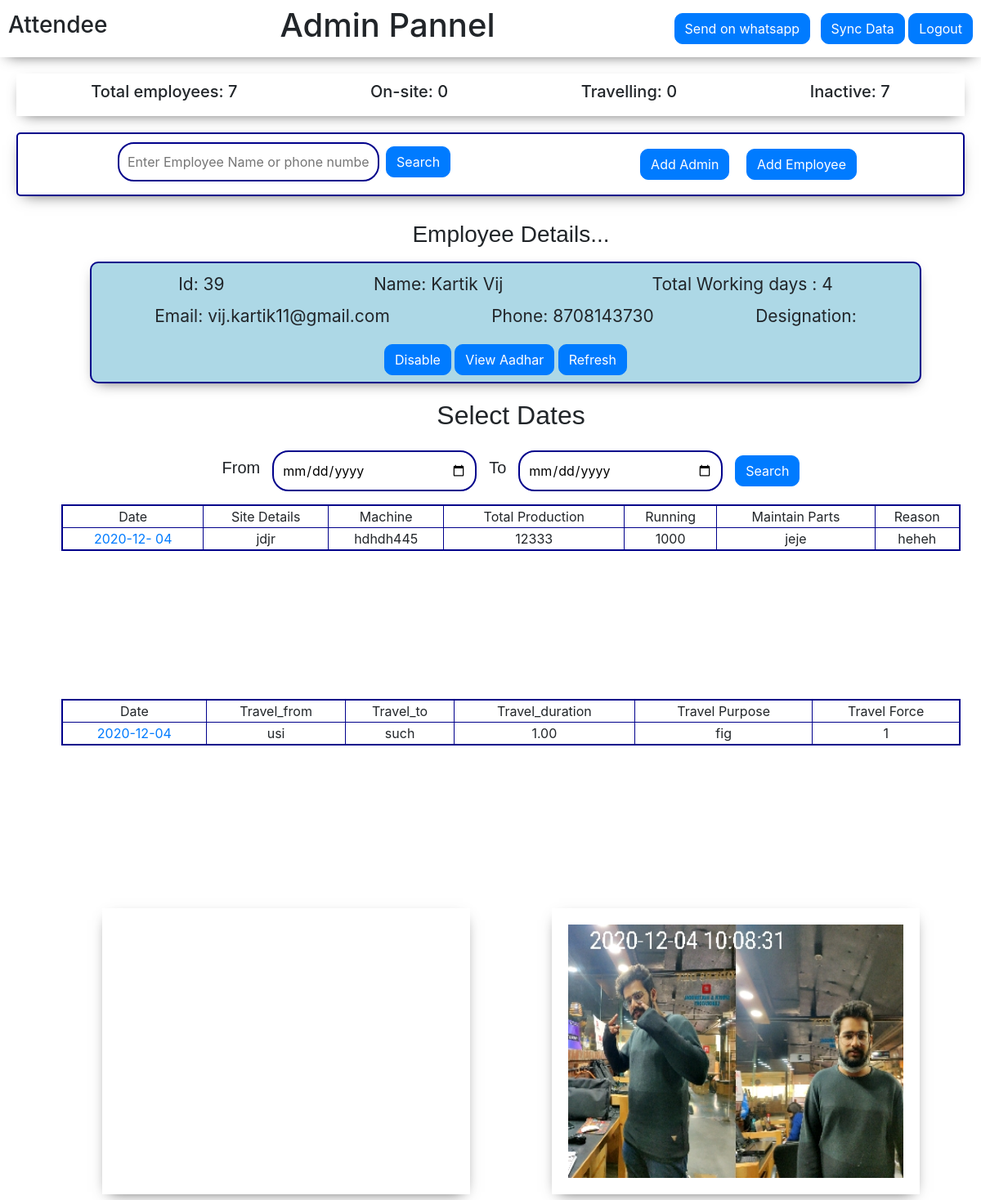
/workdetail/39/2020-12-04 (signed in), run on the app's committed database.
### attende/models.py (models this page shows, shortened)
class Employee(models.Model):
    emp_id = models.AutoField(primary_key=True)
    employee_name = models.CharField(max_length=100)
    employee_phone = models.CharField(max_length=10, validators=[
                                      RegexValidator(r'^\d{1,16}$')], default=0)
    designation = models.CharField(max_length=20)
    employee_username = models.CharField(max_length=25)
    employee_aadhar = models.ImageField(upload_to="attende/aadhar", default="")
    employee_aadharNumber = models.CharField(
        max_length=12, validators=[RegexValidator(r'^\d{1,16}$')], default=0)
    employee_email = models.CharField(max_length=500, default="")
    employee_status = models.IntegerField(default=0)
    employee_workingDates = models.CharField(max_length=250, default="[]")

class OnSite(models.Model):
    employee = models.ForeignKey(Employee, on_delete=models.CASCADE, null=True)
    emp_date = models.DateField()
    emp_latitude = models.DecimalField(
        max_digits=10, decimal_places=5, default=0)
    emp_longitude = models.DecimalField(
        max_digits=10, decimal_places=5, default=0)
    emp_siteInfo = models.CharField(max_length=500, default="")
    emp_work_modelNumber = models.CharField(
        max_length=50, blank=True, null=True)
    emp_totalProdution = models.CharField(max_length=50, blank=True, null=True)
    emp_running = models.CharField(max_length=50, blank=True, null=True)
    emp_maintainParts = models.CharField(
        max_length=500, default="", blank=True)
    emp_partsReason = models.CharField(max_length=500, default="", blank=True)
    maintain_partsImg = models.ImageField(
        upload_to="attende/aadhar", default="", blank=True)

class Travel(models.Model):
    employee = models.ForeignKey(Employee, on_delete=models.CASCADE, null=True)
    emp_date = models.DateField()
    emp_latitudec = models.DecimalField(
        max_digits=10, decimal_places=5, default=0)
    emp_longitudec = models.DecimalField(
        max_digits=10, decimal_places=5, default=0)
    emp_latitude1 = models.DecimalField(
        max_digits=10, decimal_places=5, default=0, blank=True, null=True)
    emp_longitude1 = models.DecimalField(
        max_digits=10, decimal_places=5, default=0, blank=True, null=True)
    emp_latitude2 = models.DecimalField(
        max_digits=10, decimal_places=5, default=0, blank=True, null=True)
    emp_longitude2 = models.DecimalField(
        max_digits=10, decimal_places=5, default=0, blank=True, null=True)
    emp_latitude3 = models.DecimalField(
        max_digits=10, decimal_places=5, default=0, blank=True, null=True)
    emp_longitude3 = models.DecimalField(
        max_digits=10, decimal_places=5, default=0, blank=True, null=True)
    travel_from = models.CharField(max_length=100, default="", blank=True)
    travel_to = models.CharField(max_length=100, default="", blank=True)
    travel_by = models.CharField(max_length=100, default="", blank=True)
    travel_duration = models.DecimalField(
        max_digits=5, decimal_places=2, default=0, blank=True)
    travel_purpose = models.CharField(max_length=100, default="", blank=True)
    travel_Image = models.CharField(max_length=100, default="", blank=True)
    travel_force = models.IntegerField(blank=True, null=True)
    accompanied_emp2 = models.IntegerField(blank=True, null=True)
    accompanied_emp3 = models.IntegerField(blank=True, null=True)
    accompanied_emp4 = models.IntegerField(blank=True, null=True)
    accompanied_emp5 = models.IntegerField(blank=True, null=True)

### attende/views.py (the view)
# urls.py: path('workdetail/<id>/<date>', views.wd, name="wd"),
def wd(request, id, date):
    if request.user.is_authenticated:
        empData = []
        employe = Employee.objects.all()
        for em in employe:
            empData.append(em)
        ed = Employee.objects.filter(emp_id=id)
        employeeworkingdates = len(eval(Employee.objects.filter(emp_id=id).values(
            'employee_workingDates')[0]['employee_workingDates']))
        totalemp = Employee.objects.all().count()
        current_time = datetime.datetime.now()
        onsiteEmployee = OnSite.objects.filter(emp_date=current_time).count()
        travelEmployee = Travel.objects.filter(emp_date=current_time).count()
        inactive = totalemp - (onsiteEmployee+travelEmployee)
        emplcS = OnSite.objects.filter(employee__emp_id=id, emp_date=date)
        emplcT = Travel.objects.filter(employee__emp_id=id, emp_date=date)
        empworkdt = Travel.objects.filter(employee__emp_id=id, emp_date=date)
        empworkds = OnSite.objects.filter(employee__emp_id=id, emp_date=date)
        if request.method == "POST":
            d1 = request.POST['datefrom']
            d2 = request.POST['dateto']
            empwrkt = Travel.objects.filter(
                employee__emp_id=id, emp_date__range=(d1, d2))
            empwrkds = OnSite.objects.filter(
                employee__emp_id=id, emp_date__range=(d1, d2))
            params = {'empData': empData,
                      'empdetail': ed,
                      'totalemp': totalemp,
                      'empwrkt': empwrkt,
                      'empwrkds': empwrkds,
                      'id': id,
                      'emplcS': emplcS,
                      'emplcT': emplcT,
                      'd1': d1,
                      'd2': d2,
                      'totalemp': totalemp,
                      'os': onsiteEmployee,
                      'te': travelEmployee,
                      'inac': inactive,
                      'count': employeeworkingdates}
            return render(request, 'attende/admin.html', params)
        else:
            params = {'empData': empData,
                      'empdetail': ed,
                      'totalemp': totalemp,
                      'empworkdt': empworkdt,
                      'empworkds': empworkds,
                      'id': id,
                      'emplcS': emplcS,
                      'emplcT': emplcT,
                      'd1': "mm-dd-yyyy",
                      'd2': "mm-dd-yyyy",
                      'totalemp': totalemp,
                      'os': onsiteEmployee,
                      'te': travelEmployee,
                      'inac': inactive,
                      'count': employeeworkingdates}
            return render(request, 'attende/admin.html', params)
    else:
        messages.warning(request, "Something went wrong")
        return redirect('/hd')

### templates/attende/admin.html (shortened to what this page needs)
<!doctype html>
<html lang="en">
<head>
    <link rel="stylesheet" href="https://cdn.jsdelivr.net/npm/bootstrap@4.5.3/dist/css/bootstrap.min.css"
>
</head>
<body>
    <div class="admin_top">
        <h3>Attendee</h3>
        <h1>Admin Pannel</h1>
        <div class="a">
        <a href="/sendonwhatsapp/">
                <button type="button" class="btn btn-primary mx-2 " style="border-radius: 10px;">
                    Send on whatsapp
                </button>
        </a>
        <a href="/sync/"><button class="btn btn-primary" style="border-radius: 10px;">Sync Data</button></a>
        <a href="/logout/"><button class="btn btn-primary" style="border-radius: 10px;">Logout</button></a>
        </div>
    </div>
    <div class="admin_top1">
        <h5>Total employees: {{totalemp}}</h5>
        <h5>On-site: {{os}} </h5>
        <h5>Travelling: {{te}}</h5>
        <h5>Inactive: {{inac}} </h5>
    </div>
    <div class="admin_middle">
        <div class="left">
            <form method="GET" action="/search/" class="sf">
                <input type="text" placeholder="Enter Employee Name or phone number..." id="search" name="query" style="width: 320px;">
                <button class="btn btn-primary ml-2" style="border-radius: 10px;">Search</button>
            </form>
        </div>
        <div class="nvtop" style="align-items: center;">
            <button type="button" class="btn btn-primary mx-2 " style="border-radius: 10px; margin:8px;" data-toggle="modal"
            data-target="#signup">
            Add Admin
        </button>
        <button type="button" class="btn btn-primary mx-2 " style="border-radius: 10px;margin:8px" data-toggle="modal"
        data-target="#employee">
        Add Employee
    </button>
        </div>
    </div>
    <div class="admin_bottom">
        <div class="emp_details">
            <div class="empDetails_middleA">
                <center>
                    <h3 style=" font-family: Comic Sans MS, cursive, sans-serif;">Employee Details...</h3>
                </center>
                <div class="details container mt-3">
                    {% for emp in empdetail %}
                    <div class="ed">
                        <p1 style="font-size: 21px;">Id: {{emp.emp_id}}</p1>
                        <p1 style="font-size: 21px;">Name: {{emp.employee_name}}</p1>
                        <p1 style="font-size: 21px;">Total Working days : {{count}}</p1>
                    </div>
                    {% endfor %}
                    {% for emp in empdetail %}
                    <div class="e mt-2">
                        <p1 style="font-size: 21px;">Email: {{emp.employee_email}}</p1>
                        <p1 style="font-size: 21px;">Phone: {{emp.employee_phone}}</p1>
                        <p1 style="font-size: 21px;">Designation: {{emp.designation}}</p1>
                    </div>
                    {% endfor %}
                    <center>
                        {% for d in empdetail %}
                        {% if d.employee_status == 0 %}
                        <a href="/ad/1/{{d.emp_id}}">
                            <button class="btn btn-primary" style="border-radius: 10px;">Enable</button>
                        </a>
                        {% else %}
                        <a href="/ad/0/{{d.emp_id}}">
                            <button class="btn btn-primary" style="border-radius: 10px;">Disable</button>
                        </a>
                        {% endif%}
                        {% endfor %}
                        <button type="button" class="btn btn-primary mb-2 mt-2" style="border-radius: 10px;"
                            data-toggle="modal" data-target="#adhr">
                            View Aadhar
                        </button>
                        {% if id is not None %}
                        <a href="/homeadmin/{{id}}"><button class="btn btn-primary"
                                style="border-radius: 10px;">Refresh</button></a>
                        {% endif %}
                    </center>
                </div>
            </div>
            <div class="empDetails_middleB mt-1">
                <center>
                    <h2 style=" font-family: Comic Sans MS, cursive, sans-serif;">Select Dates</h2>
                </center>
                <div class="datepicker mt-4">
                    <form method="POST" class="sf">
                        <h5 style=" font-family: Comic Sans MS, cursive, sans-serif; margin-right: 15px;">From</h5>
                        <input type="date" id="dt1" name="datefrom" value='{{d1}}'>
                        <h5
                            style=" font-family: Comic Sans MS, cursive, sans-serif;margin-right: 15px; margin-left: 15px;">
                            To
                        </h5>
                        <input type="date" id="dt2" name="dateto" value='{{d2}}'>
                        <button type="submit" class="btn btn-primary"
                            style="margin-left: 15px;border-radius: 10px;">Search</button>
                    </form>
                </div>
                <div class="container mt-3">
                    <div class="emp_workDetail">
                        <table border="1" style="width: 100%;">
                            <tr align="center">
                                <td>Date</td>
                                <td>Site Details</td>
                                <td>Machine</td>
                                <td>Total Production</td>
                                <td>Running</td>
                                <td>Maintain Parts</td>
                                <td>Reason</td>
                            </tr>
                            {% for e in empworkds %}
                            <tr align="center">
                                <td><a
                                        href='/workdetail/{{id}}/{{e.emp_date|date:"Y-m-d"}}'>{{e.emp_date|date:"Y-m- d" }}</a>
                                </td>
                                <td>{{e.emp_siteInfo}}</td>
                                <td>{{e.emp_work_modelNumber}}</td>
                                <td>{{e.emp_totalProdution}}</td>
                                <td>{{e.emp_running}}</td>
                                <td>{{e.emp_maintainParts}}</td>
                                <td>{{e.emp_partsReason}}</td>
                            </tr>
                            {% endfor %}
                        </table>
                    </div>
                    <div class="emp_workDetail1 mt-5">
                        <table border="1" style="width: 100%;">
                            <tr align="center">
                                <td>Date</td>
                                <td>Travel_from</td>
                                <td>Travel_to</td>
                                <td>Travel_duration</td>
                                <td>Travel Purpose</td>
                                <td>Travel Force</td>
                            </tr>
                            {% for e in empworkdt %}
                            <tr align="center">
                                <td><a
                                        href='/workdetail/{{id}}/{{e.emp_date|date:"Y-m-d"}}'>{{e.emp_date|date:"Y-m-d"}}</a>
                                </td>
                                <td>{{e.travel_from}}</td>
                                <td>{{e.travel_to}}</td>
                                <td>{{e.travel_duration}}</td>
                                <td>{{e.travel_purpose}}</td>
                                <td>{{e.travel_force}}</td>
                            </tr>
                            {% endfor %}
                        </table>
                    </div>
                </div>
            </div>
            <div class="container mt-3">
                <div class="empDetailBottom">
                    <div class="mp">
                        <div class="map" id="map">
                        </div>
                    </div>
                    <div class="emp_aadharImg">
                        {% for e in emplcT %}
                        <img src='/media/attende/travel/{{e.travel_Image}}' alt="travel_img" style="height: 310px; width: 410px;">
                        {% endfor %}
                    </div>
                </div>
            </div>
        </div>
    </div>
</body>
</html>

### templates/attende/admin.html (style rules this page uses)
body { overflow-x: hidden; }
.admin_top { display: flex; justify-content: space-between; height: 70px; align-items: center; padding: 10px; position: sticky; top: 0; background-color: white; z-index: 100; width: 100%; box-shadow: 0px 6px 18px -9px rgba(0, 0, 0, 0.75); }
.admin_middle { margin-top: 50px; margin: 20px; display: flex; justify-content: space-around; padding: 10px; border: 2px solid darkblue; border-radius: 5px; box-shadow: 0px 6px 18px -9px rgba(0, 0, 0, 0.75); }
form>input { border: 2px solid darkblue; border-radius: 20px; width: 250px; padding: 10px; outline-width: 0; }
.admin_bottom { display: flex; justify-content: space-between; }
.emp_details { flex: 0.6; margin: 10px; }
.sf { display: flex; justify-content: center; align-items: center; }
.empDetailBottom { display: flex; justify-content: space-between; }
.map { height: 350px; width: 450px; box-shadow: 0px 6px 18px -9px rgba(0, 0, 0, 0.75); margin: 50px; }
.emp_aadharImg { height: 350px; width: 450px; box-shadow: 0px 6px 18px -9px rgba(0, 0, 0, 0.75); margin: 50px; padding: 20px; }
.ed { display: flex; justify-content: space-around; padding-top: 10px; }
.e { display: flex; justify-content: space-around; padding-bottom: 10px; }
.details { box-shadow: 0px 6px 18px -9px rgba(0, 0, 0, 0.75); margin-left: 50px; margin-bottom: 20px; width: 90%; background-color: lightblue; border: 2px solid darkblue; border-radius: 10px; }
.admin_top1 { margin-top: 50px; margin: 20px; display: flex; justify-content: space-around; padding: 10px; box-shadow: 0px 6px 18px -9px rgba(0, 0, 0, 0.75); }
.emp_workDetail>table { border: 2px solid darkblue; }
.emp_workDetail { height: 190px; overflow-y: scroll; }
.emp_workDetail1>table { border: 2px solid darkblue; }
.emp_workDetail1 { height: 190px; overflow-y: scroll; }

### data on the page
Employee: emp_id "39", employee_name "Kartik Vij", count "4", employee_email "vij.kartik11@gmail.com", employee_phone "8708143730"
OnSite: emp_date "2020-12- 04", emp_siteInfo "jdjr", emp_work_modelNumber "hdhdh445", emp_totalProdution "12333", emp_running "1000", emp_maintainParts "jeje", emp_partsReason "heheh"
Travel: emp_date "2020-12-04", travel_from "usi", travel_to "such", travel_duration "1.00", travel_purpose "fig", travel_force "1", travel_Image (picture)

### other printed values
{{ totalemp }} "7"
{{ os }} "0"
{{ te }} "0"
{{ inac }} "7"
